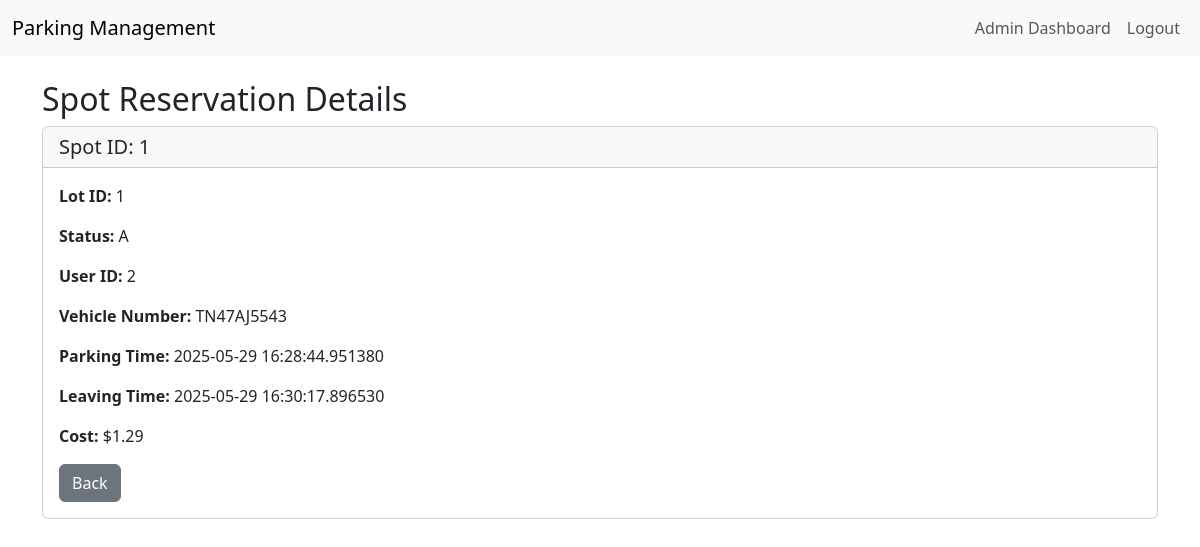
The app's page /admin/spot_details/1 (signed in), older data.
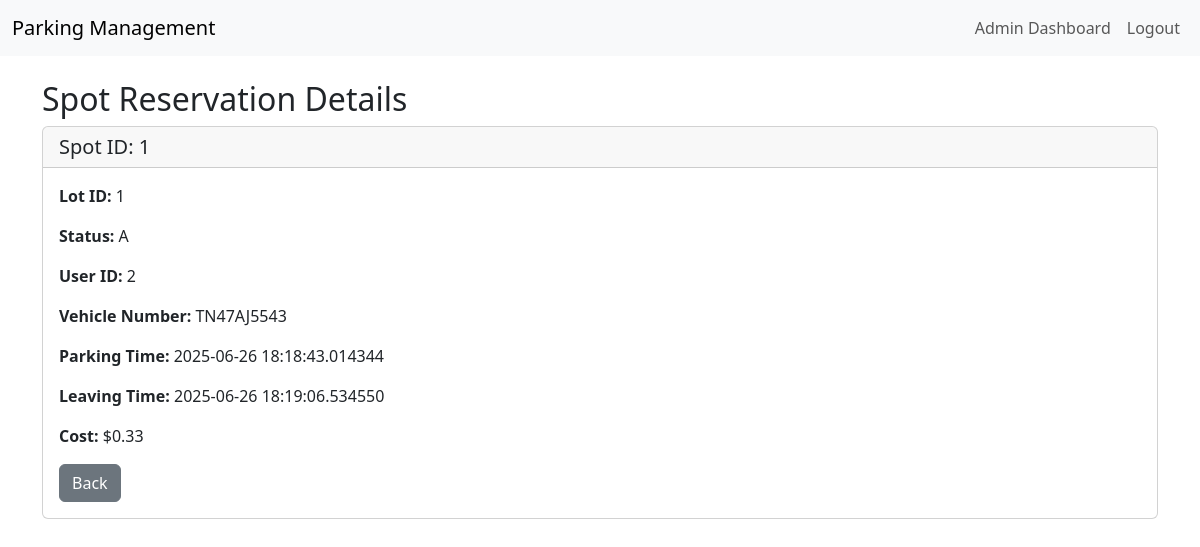
The same page, newer data.
### models.py (models this page shows)
class ParkingSpot(db.Model):
    id = db.Column(db.Integer, primary_key=True)
    lot_id = db.Column(db.Integer, db.ForeignKey('parking_lot.id'), nullable=False)
    status = db.Column(db.String(1), nullable=False, default='A')

class Reservation(db.Model):
    id = db.Column(db.Integer, primary_key=True)
    spot_id = db.Column(db.Integer, db.ForeignKey('parking_spot.id'), nullable=False)
    user_id = db.Column(db.Integer, db.ForeignKey('user.id'), nullable=False)
    vehicle_number = db.Column(db.String(20), nullable=True)
    parking_timestamp = db.Column(db.DateTime, nullable=False)
    leaving_timestamp = db.Column(db.DateTime, nullable=True)
    parking_cost = db.Column(db.Float, nullable=True)

### app.py (the view)
@app.route('/admin/spot_details/<int:spot_id>')
def spot_details(spot_id):
    user = get_current_user()
    if not user or user.role != 'admin':
        return redirect(url_for('login'))
    spot = ParkingSpot.query.get_or_404(spot_id)
    reservation = Reservation.query.filter_by(spot_id=spot_id).first()
    if not reservation:
        return redirect(url_for('view_spot', spot_id=spot_id))
    return render_template('spot_details.html', spot=spot, reservation=reservation)

### app.py (called while the page is built)
def get_current_user():
    if 'user_id' in session:
        user = User.query.get(session['user_id'])
        print(f"Current user: {user.username if user else 'None'}")
        return user
    print("No user_id in session")
    return None

@app.context_processor
def utility_processor():
    return dict(get_current_user=get_current_user)

### templates/spot_details.html
{% extends "base.html" %}
{% block content %}
<h2>Spot Reservation Details</h2>
<div class="card">
    <div class="card-header">
        <h5 class="mb-0">Spot ID: {{ spot.id }}</h5>
    </div>
    <div class="card-body">
        <p><strong>Lot ID:</strong> {{ spot.lot_id }}</p>
        <p><strong>Status:</strong> {{ spot.status }}</p>
        <p><strong>User ID:</strong> {{ reservation.user_id }}</p>
        <p><strong>Vehicle Number:</strong> {{ reservation.vehicle_number }}</p>
        <p><strong>Parking Time:</strong> {{ reservation.parking_timestamp }}</p>
        <p><strong>Leaving Time:</strong> {{ reservation.leaving_timestamp or 'Still Parked' }}</p>
        <p><strong>Cost:</strong>
            {% if reservation.parking_cost is not none %}
                ${{ reservation.parking_cost|float|round(2) }}
            {% else %}
                N/A
            {% endif %}
        </p>
        <a href="{{ url_for('admin_dashboard') }}" class="btn btn-secondary">Back</a>
    </div>
</div>
{% endblock %}

### templates/base.html (shortened to what this page needs)
<!DOCTYPE html>
<html lang="en">
<head>
    <link href="https://cdn.jsdelivr.net/npm/bootstrap@5.3.0/dist/css/bootstrap.min.css" rel="stylesheet">
</head>
<body>
    <nav class="navbar navbar-expand-lg navbar-light bg-light">
        <div class="container-fluid">
            <a class="navbar-brand" href="{{ url_for('index') }}">Parking Management</a>
            <div class="collapse navbar-collapse" id="navbarNav">
                <ul class="navbar-nav ms-auto">
                    {% if get_current_user() %}
                        {% if get_current_user().role == 'admin' %}
                            <li class="nav-item">
                                <a class="nav-link" href="{{ url_for('admin_dashboard') }}">Admin Dashboard</a>
                            </li>
                        {% else %}
                            <li class="nav-item">
                                <a class="nav-link" href="{{ url_for('user_dashboard') }}">User Dashboard</a>
                            </li>
                        {% endif %}
                        <li class="nav-item">
                            <a class="nav-link" href="{{ url_for('logout') }}">Logout</a>
                        </li>
                    {% endif %}
                </ul>
            </div>
        </div>
    </nav>
    <div class="container mt-4">
        {% block content %}{% endblock %}
    </div>
</body>
</html>

Row changes from the older to the newer data that the page shows:
changed Reservation "TN47AJ5543": parking_timestamp "2025-05-29 16:28:44.951380" → "2025-06-26 18:18:43.014344"; leaving_timestamp "2025-05-29 16:30:17.896530" → "2025-06-26 18:19:06.534550"; parking_cost "1.29" → "0.33"
